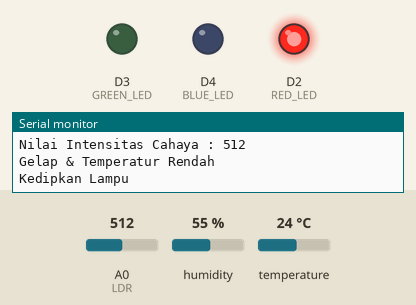
The sketch below on a simulated ESP8266 (NodeMCU). Shown: output pins drawn as LEDs (lit = HIGH), the last lines printed to the serial monitor. The test bench sets the inputs (shaded band); at power-on: temperature 24 °C, A0 (LDR) = 512, humidity 55 %.

Above: at 8.8 s.
8.9 s: temperature set to 31 °C
15.6 s: temperature set to 34 °C
At 19.2 s:
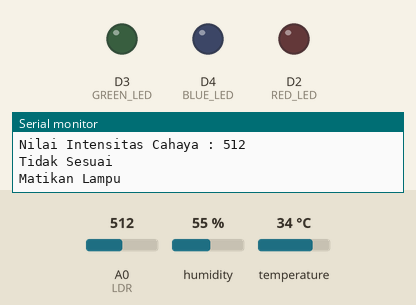
22.3 s: A0 (LDR) set to 503
At 26.4 s:
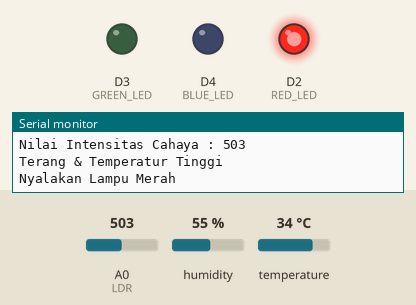
29.0 s: A0 (LDR) set to 522
At 33.6 s:
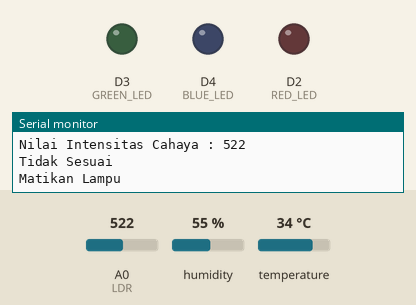
35.7 s: A0 (LDR) set to 511
At 37.3 s:
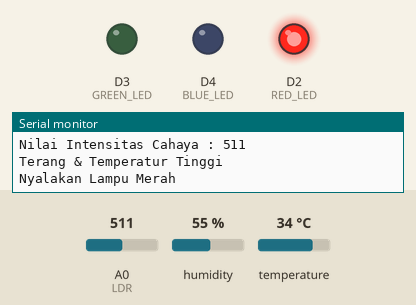
Timing chart, 0 to 38.8 s (numbered marks = the images above; inputs shaded):
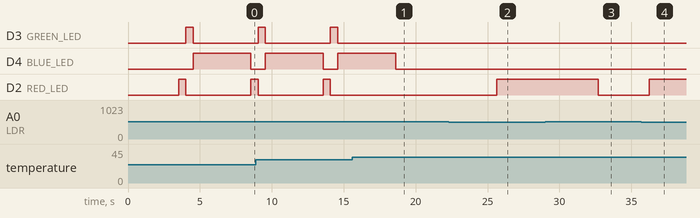

Measured:
- the behaviour switches between 32 and 33 °C on temperature (found by bisection; images 0 and 1)
- the behaviour switches between 512 and 511 on A0 (LDR) (found by bisection; images 1 and 2)
- after the input at 15.6 s, D3 (GREEN_LED): stays LOW (without the input it goes to HIGH after 3.5 s); D4 (BLUE_LED): goes on until 18.6 s, then stays LOW; D2 (RED_LED): stays LOW (without the input it goes to HIGH after 3.0 s)
- after the input at 22.3 s, D2 (RED_LED): LOW → HIGH after 3.4 s
- after the input at 29.0 s, D2 (RED_LED): HIGH → LOW after 3.7 s
- after the input at 35.7 s, D2 (RED_LED): LOW → HIGH after 0.53 s

The sketch:

ldr_led_dht.ino
```cpp
#include <Arduino.h>
#include <DHT.h>

#define LDR A0

#define DHTTYPE DHT11

#define RED_LED D2 //led warna merah
#define GREEN_LED D3 //led warna hijau
#define BLUE_LED D4 //led warnah biru

int intensity;
DHT dht(D1, DHTTYPE);

void setup() {
  // put your setup code here, to run once:

  Serial.begin(115200);
  Serial.println("Contoh Penggunaan Sensor LDR, DHT, & LED");

  pinMode(RED_LED,OUTPUT);
  pinMode(GREEN_LED,OUTPUT);
  pinMode(BLUE_LED,OUTPUT);

  dht.begin();
}

void loop() {
  // put your main code here, to run repeatedly:
  delay(3000);

  float temperature = dht.readTemperature();
  Serial.print("Nilai Suhu : ");
  Serial.println(temperature);

  if(isnan(temperature)){
    Serial.println("Failed to read from DHT sensor!");
    return;
  }

  intensity = analogRead(LDR);
  Serial.print("Nilai Intensitas Cahaya : ");
  Serial.println(intensity);

  if(intensity >= 512 && temperature <= 32){
    Serial.println("Gelap & Temperatur Rendah");
    Serial.println("Kedipkan Lampu");
    delay(500);

    digitalWrite(RED_LED, HIGH);
    digitalWrite(GREEN_LED, LOW);
    digitalWrite(BLUE_LED, LOW);
    delay(500);
    digitalWrite(RED_LED, LOW);
    digitalWrite(GREEN_LED, HIGH);
    digitalWrite(BLUE_LED, LOW);
    delay(500);
    digitalWrite(RED_LED, LOW);
    digitalWrite(GREEN_LED, LOW);
    digitalWrite(BLUE_LED, HIGH);
    delay(500);
  }else if(intensity < 512 && temperature > 32){
    Serial.println("Terang & Temperatur Tinggi");
    Serial.println("Nyalakan Lampu Merah");
    delay(500);

    digitalWrite(RED_LED, HIGH);
    digitalWrite(GREEN_LED, LOW);
    digitalWrite(BLUE_LED, LOW);
  }else{
    Serial.println("Tidak Sesuai");
    Serial.println("Matikan Lampu");

    delay(500);

    digitalWrite(RED_LED, LOW);
    digitalWrite(GREEN_LED, LOW);
    digitalWrite(BLUE_LED, LOW);
  }

  Serial.println("\n");

}
```
